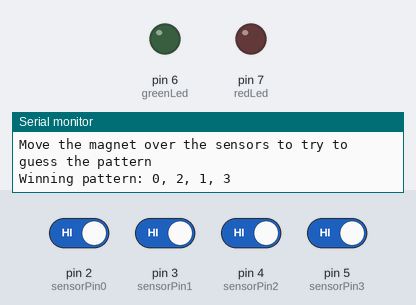
Bench run of a sketch on a simulated Arduino Uno, built with avr-gcc and run on an emulated ATmega328P. Shown: output pins drawn as LEDs (lit = HIGH), the last lines printed to the serial monitor. Dashed ring = blinking. The test bench sets the inputs (shaded band); at power-on: pin 2 (sensorPin0), pin 3 (sensorPin1), pin 4 (sensorPin2), pin 5 (sensorPin3) HIGH. Random numbers use the default seed unless the sketch sets one.

Above: at 4.0 s.
4.1 s: pin 2 (sensorPin0) driven LOW
At 4.22 s:
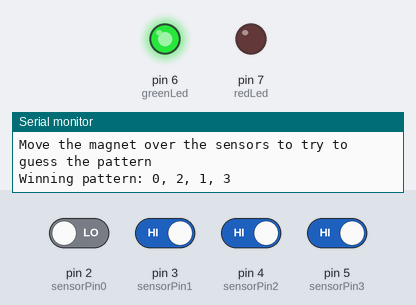
5.8 s: pin 2 (sensorPin0) driven HIGH and pin 3 (sensorPin1) driven LOW and pin 4 (sensorPin2) driven LOW and pin 5 (sensorPin3) driven LOW
At 7.7 s:
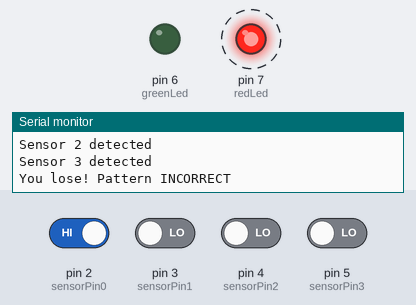
Timing chart, 0 to 11.8 s (numbered marks = the images above; inputs shaded):
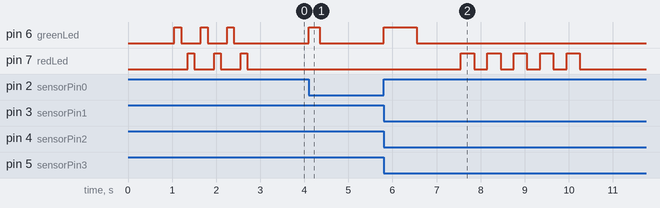

Measured:
- after the input at 4.1 s, pin 6 (greenLed): LOW → HIGH at once, → LOW 0.25 s later
- after the input at 5.8 s, pin 6 (greenLed): LOW → HIGH at once, → LOW 0.75 s later; pin 7 (redLed): alternates HIGH for 0.30 s and LOW for 0.30 s, 10 changes in all, then stays LOW, starting after 1.8 s

The sketch:

Magnetic_Mystery_Puzzle.ino
```cpp
/*
  Magnetic Mystery Puzzle
 Juniper Tech Labs

  Move a magnet over 4 sensors in the right order to solve the puzzle.
  A new random pattern is made each time you win.

  Wiring:
    Sensors 0–3 -> pins 2, 3, 4, 5 (other leg to GND, uses INPUT_PULLUP)
    Green LED   -> pin 6 (through a 220Ω resistor)
    Red LED     -> pin 7 (through a 220Ω resistor)
    A0          -> leave unconnected (used for random seed)

  Board: Arduino Uno / Nano
*/

int sensorPin0 = 2;
int sensorPin1 = 3;
int sensorPin2 = 4;
int sensorPin3 = 5;

int greenLed = 6;
int redLed = 7;

// One of each sensor number. The code shuffles these into a random order.
int secretPattern[4] = { 0, 1, 2, 3 };

int currentStep = 0;

int playerInput[4] = { -1, -1, -1, -1 };

bool wasActive0 = false;
bool wasActive1 = false;
bool wasActive2 = false;
bool wasActive3 = false;


void setup() {
  Serial.begin(9600);

  pinMode(sensorPin0, INPUT_PULLUP);
  pinMode(sensorPin1, INPUT_PULLUP);
  pinMode(sensorPin2, INPUT_PULLUP);
  pinMode(sensorPin3, INPUT_PULLUP);

  pinMode(greenLed, OUTPUT);
  pinMode(redLed, OUTPUT);

  // Read the noise on an empty analog pin to get a different random pattern each time
  randomSeed(analogRead(A0));

  delay(1000);
  Serial.println("Magnetic_Mystery_Puzzle_4");
  Serial.println("Move the magnet over the sensors to try to guess the pattern");
  generatePattern();

  for (int i = 3; i > 0; i--) {
    digitalWrite(greenLed, HIGH);
    delay(150);
    digitalWrite(greenLed, LOW);
    delay(150);
    digitalWrite(redLed, HIGH);
    delay(150);
    digitalWrite(redLed, LOW);
    delay(150);
  }
}

void loop() {

  bool sensor0 = (digitalRead(sensorPin0) == LOW);
  bool sensor1 = (digitalRead(sensorPin1) == LOW);
  bool sensor2 = (digitalRead(sensorPin2) == LOW);
  bool sensor3 = (digitalRead(sensorPin3) == LOW);

  if (sensor0 && !wasActive0) {
    digitalWrite(greenLed, HIGH);
    delay(250);
    digitalWrite(greenLed, LOW);
    Serial.println("Sensor 0 detected");
    wasActive0 = true;
    recordSensor(0);
  }
  if (!sensor0) wasActive0 = false;

  if (sensor1 && !wasActive1) {
    digitalWrite(greenLed, HIGH);
    delay(250);
    digitalWrite(greenLed, LOW);
    Serial.println("Sensor 1 detected");
    wasActive1 = true;
    recordSensor(1);
  }
  if (!sensor1) wasActive1 = false;

  if (sensor2 && !wasActive2) {
    digitalWrite(greenLed, HIGH);
    delay(250);
    digitalWrite(greenLed, LOW);
    Serial.println("Sensor 2 detected");
    wasActive2 = true;
    recordSensor(2);
  }
  if (!sensor2) wasActive2 = false;

  if (sensor3 && !wasActive3) {
    digitalWrite(greenLed, HIGH);
    delay(250);
    digitalWrite(greenLed, LOW);
    Serial.println("Sensor 3 detected");
    wasActive3 = true;
    recordSensor(3);
  }
  if (!sensor3) wasActive3 = false;
}

void recordSensor(int sensorNumber) {
  playerInput[currentStep] = sensorNumber;
  currentStep++;

  if (currentStep == 4) {
    checkPattern();
  }
}

void checkPattern() {

  bool correct = true;

  for (int i = 0; i < 4; i++) {
    if (playerInput[i] != secretPattern[i]) {
      correct = false;
      break;
    }
  }

  delay(1000);

  if (correct) {
    Serial.println("You win! Pattern CORRECT!");
    for (int i = 0; i < 5; i++) {
      digitalWrite(greenLed, HIGH);
      delay(300);
      digitalWrite(greenLed, LOW);
      delay(300);
    }
    // They got it right, so make a new secret pattern
    generatePattern();
  } else {
    Serial.println("You lose! Pattern INCORRECT");
    for (int i = 0; i < 5; i++) {
      digitalWrite(redLed, HIGH);
      delay(300);
      digitalWrite(redLed, LOW);
      delay(300);
    }
    // They got it wrong, so keep the same secret pattern and let them try again
  }

  resetPuzzle();
}


void resetPuzzle() {

  currentStep = 0;
  playerInput[0] = -1;
  playerInput[1] = -1;
  playerInput[2] = -1;
  playerInput[3] = -1;
}

// Shuffles secretPattern into a new random order and prints it
void generatePattern() {

  // Swap each spot with a random spot from here to the end.
  // Only the order changes, so each sensor is still used exactly once.
  for (int i = 0; i < 4; i++) {
    int j = random(i, 4);
    int temp = secretPattern[i];
    secretPattern[i] = secretPattern[j];
    secretPattern[j] = temp;
  }

  Serial.print("Winning pattern: ");
  for (int i = 0; i < 4; i++) {
    Serial.print(secretPattern[i]);
    if (i < 3) {
      Serial.print(", ");
    }
  }
  Serial.print("\n");
}
```
